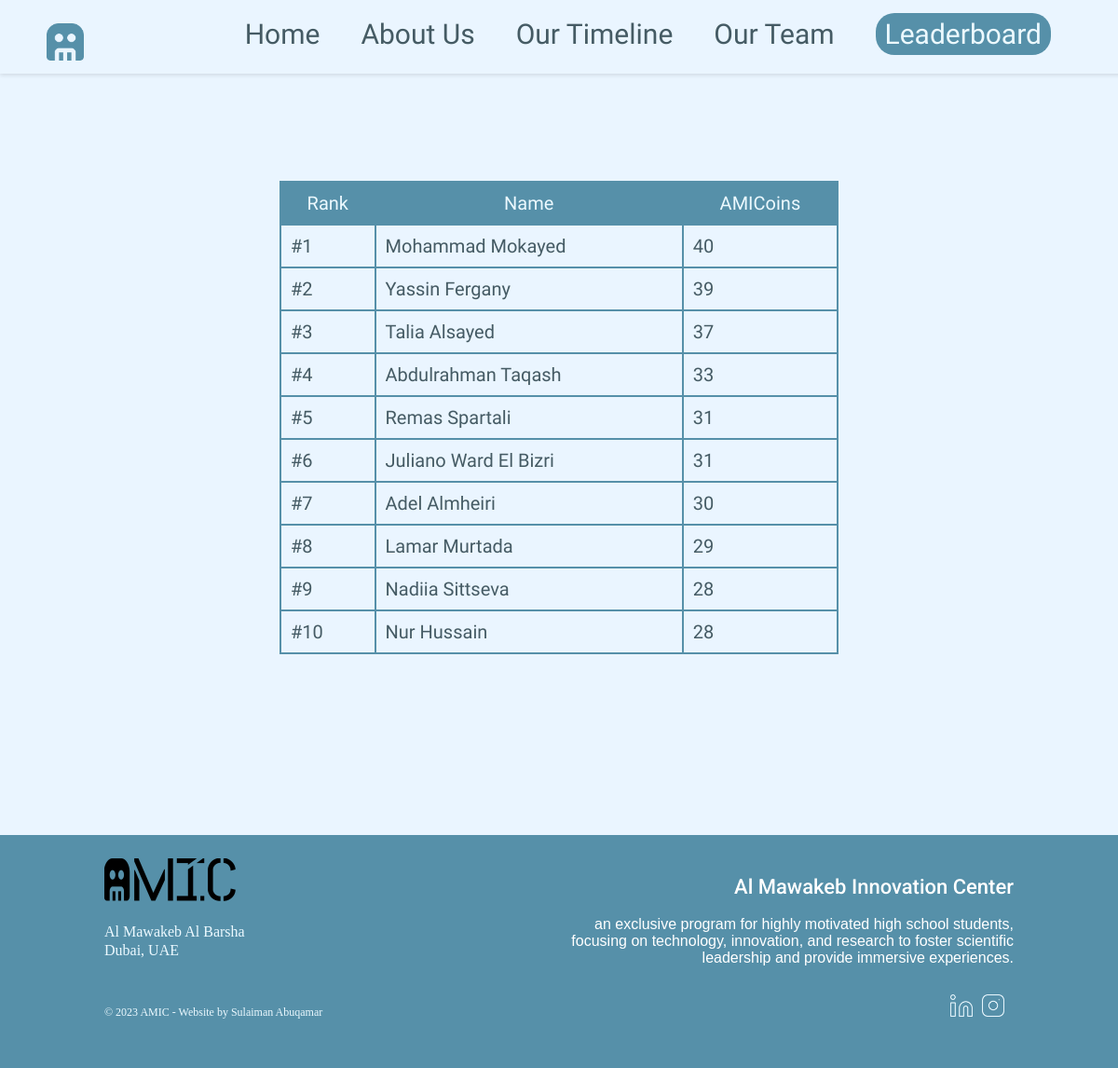
The app's page /Leaderboard/ with its own data.
### website/models.py (models this page shows)
class memberTeam(models.Model):
    id = models.AutoField(primary_key=True)
    name = models.CharField(max_length=100)
    about = models.TextField()
    amicoins = models.IntegerField(default=0)

class committeeTeam(models.Model):
    id = models.AutoField(primary_key=True)
    name = models.CharField(max_length=100)
    role = models.CharField(max_length=100)
    about = models.TextField()
    amicoins = models.IntegerField(default=0)

### website/views.py (the view)
# urls.py: path("Leaderboard/", views.Leaderboard, name="leaderboard"),
def Leaderboard(request):
    members = memberTeam.objects.all()
    committee_members = committeeTeam.objects.all()
    combined_members = list(chain(members, committee_members))
    sorted_combined_members = sorted(combined_members, key=lambda x: x.amicoins, reverse=True)
    context = {
        'sorted_combined_members': sorted_combined_members,
    }
    return render(request, "Leaderboard.html", context)

### templates/Leaderboard.html (shortened to what this page needs)
{% load static %}
<!DOCTYPE html>
<html lang="en">
   <head>
      <link rel="stylesheet" href="{% static 'CSS/Common.css' %}">
      <link rel="stylesheet" href="{% static 'CSS/Leaderboard.css' %}">
   </head>
   <body>
      <div class="header">
         <a href="{% url 'home' %}">
            <img class="headerlogo" src="{% static '../media/images/Logo.png' %}" alt="AMIC Logo">
         </a>
         <div class="headercontainer">
            <div style="margin-top: 15px; margin-right: 60px;">
               <a class="headertext" href="{% url 'home' %}">Home</a>
               <a class="headertext" href="{% url 'about' %}">About Us</a>
               <a class="headertext" href="{% url 'timeline' %}">Our Timeline</a>
               <a class="headertext" href="{% url 'team' %}">Our Team</a>
               <div class="joinus">
                  <a class="joinustext" href="{% url 'leaderboard' %}">Leaderboard</a>
               </div>
            </div>
         </div>
       </div>
      <br><br>
      <div class="fill">
        <table>
           <thead>
              <tr>
                 <th>Rank</th>
                 <th>Name</th>
                 <th>AMICoins</th>
              </tr>
           </thead>
           <tbody>
              {% for member in sorted_combined_members %}
              {% if forloop.counter <= 10 %}
                 <tr>
                    <td>#{{ forloop.counter }}</td>
                    <td>{{ member.name }}</td>
                    <td>{{ member.amicoins|default:0 }}</td>
                 </tr>
              {% endif %}
           {% endfor %}
           </tbody>
        </table>
     </div>
      <br><br><br><br>
   </body>
   <div class="footer">
      <div class="about">
          <img class="logo" src="{% static '../media/images/AMIC_logo.png' %}" alt="AMIC Logo">
          <br><br>
          <p class="location">Al Mawakeb Al Barsha</p>
          <p class="location">Dubai, UAE</p>
          <br><br>
          <p class="copyright">© 2023 AMIC - Website by Sulaiman Abuqamar</p>
      </div>
      <div class="about">
          <h2 class="footertitle">Al Mawakeb Innovation Center</h2>
          <p class="footerabout">an exclusive program for highly motivated high school students, focusing on technology, innovation, and research to foster scientific leadership and provide immersive experiences.</p>
          <div class="social">
              <a href="https://www.linkedin.com/in/al-mawakeb-innovation-center-19b900296/" target="_blank">
                  <img class="icon" src="{% static '../media/images/linkedin.png' %}" alt="Linkedin">
              </a>
              <a href="https://www.instagram.com/amic.amsi" target="_blank">
                  <img class="icon" src="{% static '../media/images/instagram.png' %}" alt="Instagram">
              </a>
          </div>
      </div>
  </div>
</html>

### static/CSS/Common.css (style rules this page uses)
body { background: #EAF5FF; overflow-x: hidden; }
.header { background: #EAF5FF; position: fixed; top: 0; left: 0; width: 100%; display: flex; align-items: center; justify-content: space-between; padding: 10px 20px; z-index: 100; box-shadow: 0px 2px 4px rgba(0, 0, 0, 0.1); }
.headercontainer { position: fixed; top: 0; left: 0; right: 0; text-align: center; height: 40px; padding: 0; margin: -8px; display: flex; align-items: center; justify-content: right; z-index: 1; }
.headerlogo { margin-left: 30px; margin-top: 15px; width: 40px; height: 40px; }
.headertext { display: inline-block; position: relative; top: 23px; color: #455B64; text-align: center; font-size: 30px; font-family: Stick No Bills; font-weight: 300; margin: -2px 20px 0; text-decoration: none; }
.joinus { display: inline-block; position: relative; top: 18px; text-align: center; text-decoration: none; height: 45px; margin: -2px 20px 0; background: #5690A9; border-radius: 20px; flex-shrink: 0; padding-left: 10px; padding-right: 10px; }
.joinustext { position: relative; top: 5px; color: #ECF9FF; text-align: center; font-size: 30px; font-family: 'Stick No Bills', sans-serif; font-weight: 500; text-decoration: none; }
.footer { position: absolute; left: 0; right: 0; height: 250px; margin: -8px; display: flex; align-items: center; justify-content: space-between; padding-left: 10%; padding-right: 10%; background-color: #5690A9; }
.logo { width: 141px; height: 46px; }
.footertitle { text-align: right; color: #FFF; font-family: 'Roboto', sans-serif; font-size: 22px; font-weight: 500; }
.footerabout { display: flex; flex-direction: column; justify-content: right; flex-shrink: 0; text-align: right; color: #FFF; font-size: 16px; font-family: 'Roboto-Light', sans-serif; font-style: normal; font-weight: 300; line-height: normal; }
.about { width: 500px; height: 200px; }
.social { margin-top: 30px; display: flex; justify-content: flex-end; }
.location { margin: 2px 0px; color: #ECF9FF; font-size: 16px; font-family: Roboto-Light; font-weight: 100; }
.icon { width: 24px; height: 24px; padding-right: 10px; }
.copyright { color: #ECF9FF; font-size: 12px; font-family: 'Roboto-Thin'; font-weight: 300; }

### static/CSS/Leaderboard.css (style rules this page uses)
.fill { margin: 130px 150px; display: flex; flex-direction: row; justify-content: center; align-items: center; display: flex; }
table { width: 600px; border-collapse: collapse; margin-top: 20px; }
th, td { border: 2px solid #5690A9; padding: 10px; text-align: left; }
td { background-color: #EAF5FF; color: #455B64; font-size: 20px; font-family: Stick No Bills; font-weight: 300; text-decoration: none; }
th { text-align: center; background-color: #5690A9; color: #ECF9FF; font-size: 20px; font-family: 'Stick No Bills', sans-serif; font-weight: 500; text-decoration: none; }
tr:nth-child(even) { background-color: #EAF5FF; }
tr:nth-child(odd) { background-color: #FFF; }

### records on screen
memberTeam: name "Mohammad Mokayed", amicoins "40"
memberTeam: name "Yassin Fergany", amicoins "39"
committeeTeam: name "Talia Alsayed", amicoins "37"
committeeTeam: name "Abdulrahman Taqash", amicoins "33"
memberTeam: name "Remas Spartali", amicoins "31"
committeeTeam: name "Juliano Ward El Bizri", amicoins "31"
committeeTeam: name "Adel Almheiri", amicoins "30"
memberTeam: name "Lamar Murtada", amicoins "29"
memberTeam: name "Nadiia Sittseva", amicoins "28"
memberTeam: name "Nur Hussain", amicoins "28"
